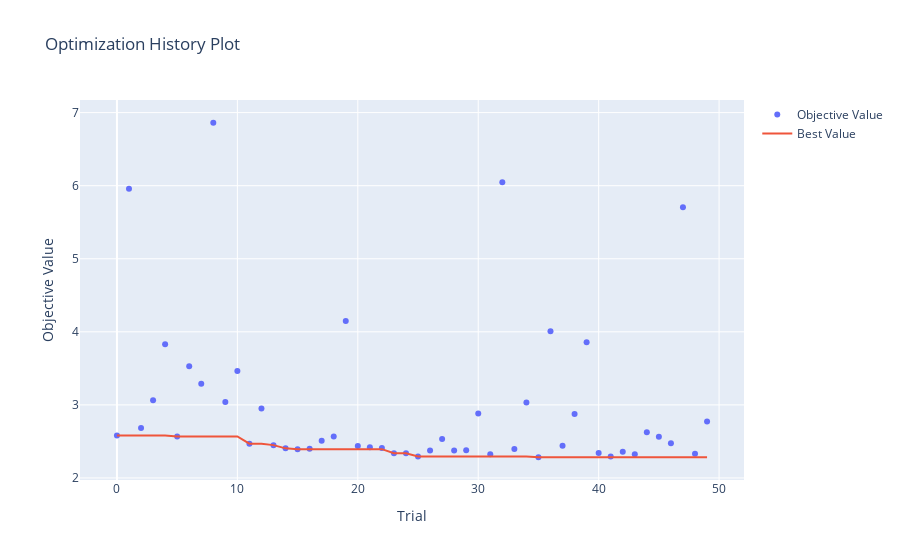
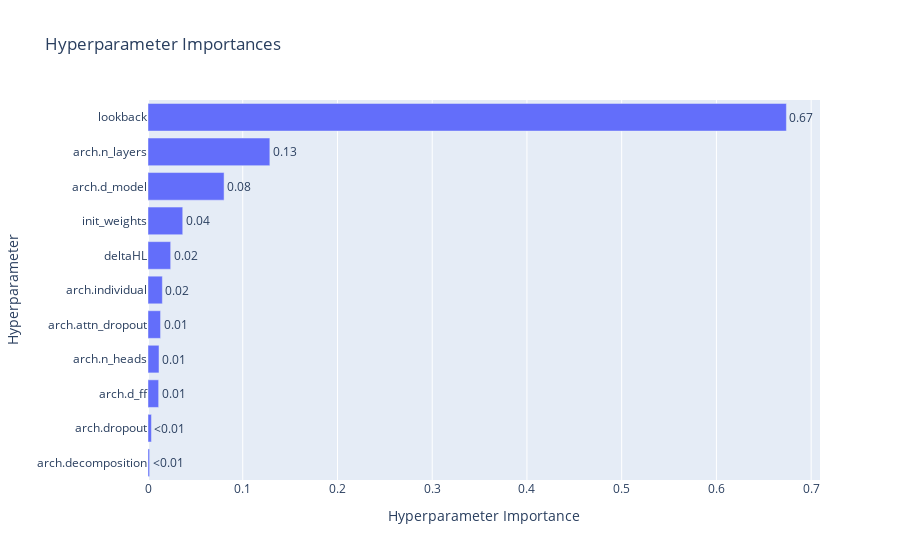
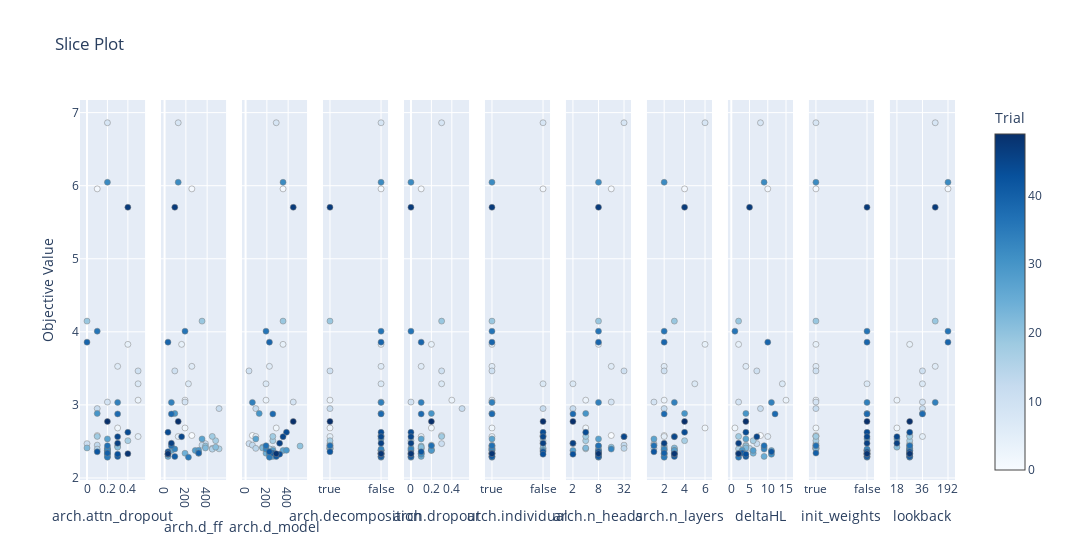
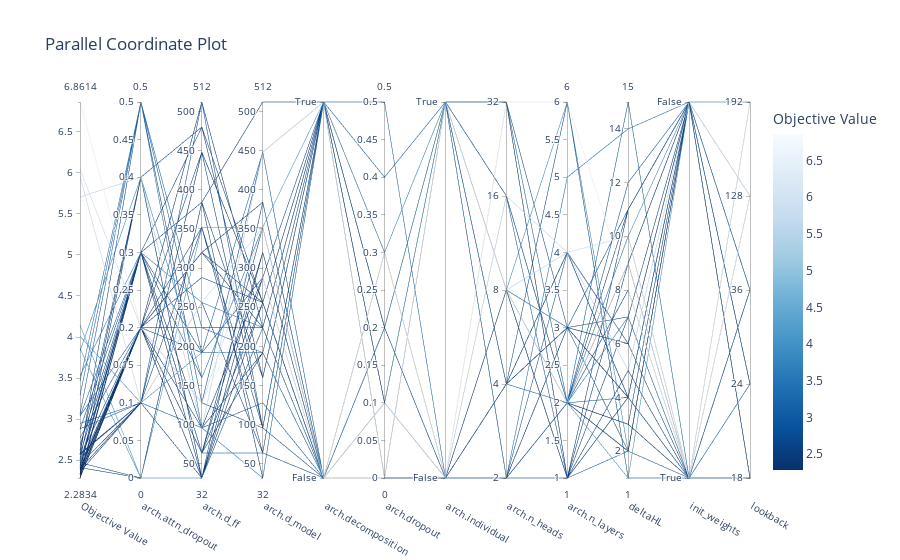

The notebook cell these images were saved under, in order:
### Code cell
obj = create_objective(config.train_nb, config.search_space, 
                       extra_params=config.extra_params, use_wandb=True)
study = run_optuna_study(obj, study_type='bayesian', direction='minimize', path='./tmp',
                 study_name=config.study_name, n_trials=config.n_trials)

### Figure 1 — Plotly figure (JSON) as saved in the notebook; plotly's stock layout.template omitted (floating-point values rounded to 4 significant figures)
{"data": [{"mode": "markers", "name": "Objective Value", "type": "scatter", "x": [0, 1, 2, 3, 4, 5, 6, 7, 8, 9, 10, 11, 12, 13, 14, 15, 16, 17, 18, 19, 20, 21, 22, 23, 24, 25, 26, 27, 28, 29, 30, 31, 32, 33, 34, 35, 36, 37, 38, 39, 40, 41, 42, 43, 44, 45, 46, 47, 48, 49], "y": [2.581, 5.957, 2.684, 3.065, 3.829, 2.567, 3.528, 3.289, 6.861, 3.039, 3.465, 2.47, 2.949, 2.449, 2.405, 2.395, 2.398, 2.51, 2.569, 4.147, 2.437, 2.421, 2.41, 2.337, 2.338, 2.295, 2.376, 2.534, 2.376, 2.377, 2.883, 2.324, 6.047, 2.395, 3.034, 2.283, 4.009, 2.441, 2.876, 3.859, 2.34, 2.294, 2.358, 2.326, 2.625, 2.565, 2.476, 5.705, 2.332, 2.773]}, {"mode": "lines", "name": "Best Value", "type": "scatter", "x": [0, 1, 2, 3, 4, 5, 6, 7, 8, 9, 10, 11, 12, 13, 14, 15, 16, 17, 18, 19, 20, 21, 22, 23, 24, 25, 26, 27, 28, 29, 30, 31, 32, 33, 34, 35, 36, 37, 38, 39, 40, 41, 42, 43, 44, 45, 46, 47, 48, 49], "y": [2.581, 2.581, 2.581, 2.581, 2.581, 2.567, 2.567, 2.567, 2.567, 2.567, 2.567, 2.47, 2.47, 2.449, 2.405, 2.395, 2.395, 2.395, 2.395, 2.395, 2.395, 2.395, 2.395, 2.337, 2.337, 2.295, 2.295, 2.295, 2.295, 2.295, 2.295, 2.295, 2.295, 2.295, 2.295, 2.283, 2.283, 2.283, 2.283, 2.283, 2.283, 2.283, 2.283, 2.283, 2.283, 2.283, 2.283, 2.283, 2.283, 2.283]}, {"marker": {"color": "#cccccc"}, "mode": "markers", "name": "Infeasible Trial", "showlegend": false, "type": "scatter", "x": [], "y": []}], "layout": {"title": {"text": "Optimization History Plot"}, "xaxis": {"title": {"text": "Trial"}}, "yaxis": {"title": {"text": "Objective Value"}}}}

### Figure 2 — Plotly figure (JSON) as saved in the notebook; plotly's stock layout.template omitted (floating-point values rounded to 4 significant figures)
{"data": [{"cliponaxis": false, "hovertemplate": ["arch.decomposition (CategoricalDistribution): 0.0016942870709361678<extra></extra>", "arch.dropout (DiscreteUniformDistribution): 0.0036413999113420266<extra></extra>", "arch.d_ff (IntUniformDistribution): 0.011245864924636868<extra></extra>", "arch.n_heads (CategoricalDistribution): 0.011619422821930127<extra></extra>", "arch.attn_dropout (DiscreteUniformDistribution): 0.013243589364135893<extra></extra>", "arch.individual (CategoricalDistribution): 0.015154257545825868<extra></extra>", "deltaHL (FloatDistribution): 0.023935267664099036<extra></extra>", "init_weights (CategoricalDistribution): 0.03667301168987956<extra></extra>", "arch.d_model (IntUniformDistribution): 0.08030842906240064<extra></extra>", "arch.n_layers (IntUniformDistribution): 0.12861512951994786<extra></extra>", "lookback (CategoricalDistribution): 0.6738693404248659<extra></extra>"], "name": "Objective Value", "orientation": "h", "text": ["<0.01", "<0.01", "0.01", "0.01", "0.01", "0.02", "0.02", "0.04", "0.08", "0.13", "0.67"], "textposition": "outside", "type": "bar", "x": [0.001694, 0.003641, 0.01125, 0.01162, 0.01324, 0.01515, 0.02394, 0.03667, 0.08031, 0.1286, 0.6739], "y": ["arch.decomposition", "arch.dropout", "arch.d_ff", "arch.n_heads", "arch.attn_dropout", "arch.individual", "deltaHL", "init_weights", "arch.d_model", "arch.n_layers", "lookback"]}], "layout": {"title": {"text": "Hyperparameter Importances"}, "xaxis": {"title": {"text": "Hyperparameter Importance"}}, "yaxis": {"title": {"text": "Hyperparameter"}}}}

### Figure 3 — Plotly figure (JSON) as saved in the notebook; plotly's stock layout.template omitted (floating-point values rounded to 4 significant figures)
{"data": [{"marker": {"color": [0, 1, 2, 3, 4, 5, 6, 7, 8, 9, 10, 11, 12, 13, 14, 15, 16, 17, 18, 19, 20, 21, 22, 23, 24, 25, 26, 27, 28, 29, 30, 31, 32, 33, 34, 35, 36, 37, 38, 39, 40, 41, 42, 43, 44, 45, 46, 47, 48, 49], "colorbar": {"title": {"text": "Trial"}, "x": 1, "xpad": 40}, "colorscale": [[0, "rgb(247,251,255)"], [0.125, "rgb(222,235,247)"], [0.25, "rgb(198,219,239)"], [0.375, "rgb(158,202,225)"], [0.5, "rgb(107,174,214)"], [0.625, "rgb(66,146,198)"], [0.75, "rgb(33,113,181)"], [0.875, "rgb(8,81,156)"], [1, "rgb(8,48,107)"]], "line": {"color": "Grey", "width": 0.5}, "showscale": true}, "mode": "markers", "name": "Feasible Trial", "showlegend": false, "type": "scatter", "x": [0.1, 0.1, 0.3, 0.5, 0.4, 0.5, 0.3, 0.5, 0.2, 0.2, 0.5, 0, 0.1, 0.1, 0.2, 0.1, 0.2, 0.4, 0.1, 0, 0.3, 0.3, 0, 0.2, 0.2, 0.2, 0.2, 0.2, 0.2, 0.2, 0.1, 0.2, 0.2, 0.2, 0.3, 0.2, 0.1, 0.2, 0.3, 0, 0.2, 0.3, 0.1, 0.3, 0.4, 0.3, 0.3, 0.4, 0.4, 0.2], "xaxis": "x", "y": [2.581, 5.957, 2.684, 3.065, 3.829, 2.567, 3.528, 3.289, 6.861, 3.039, 3.465, 2.47, 2.949, 2.449, 2.405, 2.395, 2.398, 2.51, 2.569, 4.147, 2.437, 2.421, 2.41, 2.337, 2.338, 2.295, 2.376, 2.534, 2.376, 2.377, 2.883, 2.324, 6.047, 2.395, 3.034, 2.283, 4.009, 2.441, 2.876, 3.859, 2.34, 2.294, 2.358, 2.326, 2.625, 2.565, 2.476, 5.705, 2.332, 2.773], "yaxis": "y"}, {"marker": {"color": [0, 1, 2, 3, 4, 5, 6, 7, 8, 9, 10, 11, 12, 13, 14, 15, 16, 17, 18, 19, 20, 21, 22, 23, 24, 25, 26, 27, 28, 29, 30, 31, 32, 33, 34, 35, 36, 37, 38, 39, 40, 41, 42, 43, 44, 45, 46, 47, 48, 49], "colorbar": {"title": {"text": "Trial"}, "x": 1, "xpad": 40}, "colorscale": [[0, "rgb(247,251,255)"], [0.125, "rgb(222,235,247)"], [0.25, "rgb(198,219,239)"], [0.375, "rgb(158,202,225)"], [0.5, "rgb(107,174,214)"], [0.625, "rgb(66,146,198)"], [0.75, "rgb(33,113,181)"], [0.875, "rgb(8,81,156)"], [1, "rgb(8,48,107)"]], "line": {"color": "Grey", "width": 0.5}, "showscale": false}, "mode": "markers", "name": "Feasible Trial", "showlegend": false, "type": "scatter", "x": [256, 256, 192, 192, 160, 128, 256, 224, 128, 192, 96, 384, 512, 352, 448, 448, 512, 480, 448, 352, 384, 480, 384, 320, 192, 32, 64, 352, 288, 320, 96, 32, 128, 96, 64, 224, 192, 64, 64, 32, 320, 96, 32, 32, 32, 160, 64, 96, 32, 128], "xaxis": "x2", "y": [2.581, 5.957, 2.684, 3.065, 3.829, 2.567, 3.528, 3.289, 6.861, 3.039, 3.465, 2.47, 2.949, 2.449, 2.405, 2.395, 2.398, 2.51, 2.569, 4.147, 2.437, 2.421, 2.41, 2.337, 2.338, 2.295, 2.376, 2.534, 2.376, 2.377, 2.883, 2.324, 6.047, 2.395, 3.034, 2.283, 4.009, 2.441, 2.876, 3.859, 2.34, 2.294, 2.358, 2.326, 2.625, 2.565, 2.476, 5.705, 2.332, 2.773], "yaxis": "y2"}, {"marker": {"color": [0, 1, 2, 3, 4, 5, 6, 7, 8, 9, 10, 11, 12, 13, 14, 15, 16, 17, 18, 19, 20, 21, 22, 23, 24, 25, 26, 27, 28, 29, 30, 31, 32, 33, 34, 35, 36, 37, 38, 39, 40, 41, 42, 43, 44, 45, 46, 47, 48, 49], "colorbar": {"title": {"text": "Trial"}, "x": 1, "xpad": 40}, "colorscale": [[0, "rgb(247,251,255)"], [0.125, "rgb(222,235,247)"], [0.25, "rgb(198,219,239)"], [0.375, "rgb(158,202,225)"], [0.5, "rgb(107,174,214)"], [0.625, "rgb(66,146,198)"], [0.75, "rgb(33,113,181)"], [0.875, "rgb(8,81,156)"], [1, "rgb(8,48,107)"]], "line": {"color": "Grey", "width": 0.5}, "showscale": false}, "mode": "markers", "name": "Feasible Trial", "showlegend": false, "type": "scatter", "x": [64, 352, 288, 192, 352, 96, 224, 192, 288, 448, 32, 32, 96, 64, 96, 256, 224, 256, 256, 352, 512, 160, 160, 224, 192, 256, 352, 96, 256, 384, 128, 224, 352, 192, 64, 224, 192, 192, 256, 224, 256, 288, 224, 320, 384, 352, 320, 448, 288, 448], "xaxis": "x3", "y": [2.581, 5.957, 2.684, 3.065, 3.829, 2.567, 3.528, 3.289, 6.861, 3.039, 3.465, 2.47, 2.949, 2.449, 2.405, 2.395, 2.398, 2.51, 2.569, 4.147, 2.437, 2.421, 2.41, 2.337, 2.338, 2.295, 2.376, 2.534, 2.376, 2.377, 2.883, 2.324, 6.047, 2.395, 3.034, 2.283, 4.009, 2.441, 2.876, 3.859, 2.34, 2.294, 2.358, 2.326, 2.625, 2.565, 2.476, 5.705, 2.332, 2.773], "yaxis": "y3"}, {"marker": {"color": [0, 1, 2, 3, 4, 5, 6, 7, 8, 9, 10, 11, 12, 13, 14, 15, 16, 17, 18, 19, 20, 21, 22, 23, 24, 25, 26, 27, 28, 29, 30, 31, 32, 33, 34, 35, 36, 37, 38, 39, 40, 41, 42, 43, 44, 45, 46, 47, 48, 49], "colorbar": {"title": {"text": "Trial"}, "x": 1, "xpad": 40}, "colorscale": [[0, "rgb(247,251,255)"], [0.125, "rgb(222,235,247)"], [0.25, "rgb(198,219,239)"], [0.375, "rgb(158,202,225)"], [0.5, "rgb(107,174,214)"], [0.625, "rgb(66,146,198)"], [0.75, "rgb(33,113,181)"], [0.875, "rgb(8,81,156)"], [1, "rgb(8,48,107)"]], "line": {"color": "Grey", "width": 0.5}, "showscale": false}, "mode": "markers", "name": "Feasible Trial", "showlegend": false, "type": "scatter", "x": [false, false, true, true, false, true, false, false, false, false, true, true, true, true, true, true, true, true, false, true, true, true, true, false, false, false, false, false, false, false, false, false, false, false, false, false, false, true, false, false, false, false, true, false, false, false, false, true, false, true], "xaxis": "x4", "y": [2.581, 5.957, 2.684, 3.065, 3.829, 2.567, 3.528, 3.289, 6.861, 3.039, 3.465, 2.47, 2.949, 2.449, 2.405, 2.395, 2.398, 2.51, 2.569, 4.147, 2.437, 2.421, 2.41, 2.337, 2.338, 2.295, 2.376, 2.534, 2.376, 2.377, 2.883, 2.324, 6.047, 2.395, 3.034, 2.283, 4.009, 2.441, 2.876, 3.859, 2.34, 2.294, 2.358, 2.326, 2.625, 2.565, 2.476, 5.705, 2.332, 2.773], "yaxis": "y4"}, {"marker": {"color": [0, 1, 2, 3, 4, 5, 6, 7, 8, 9, 10, 11, 12, 13, 14, 15, 16, 17, 18, 19, 20, 21, 22, 23, 24, 25, 26, 27, 28, 29, 30, 31, 32, 33, 34, 35, 36, 37, 38, 39, 40, 41, 42, 43, 44, 45, 46, 47, 48, 49], "colorbar": {"title": {"text": "Trial"}, "x": 1, "xpad": 40}, "colorscale": [[0, "rgb(247,251,255)"], [0.125, "rgb(222,235,247)"], [0.25, "rgb(198,219,239)"], [0.375, "rgb(158,202,225)"], [0.5, "rgb(107,174,214)"], [0.625, "rgb(66,146,198)"], [0.75, "rgb(33,113,181)"], [0.875, "rgb(8,81,156)"], [1, "rgb(8,48,107)"]], "line": {"color": "Grey", "width": 0.5}, "showscale": false}, "mode": "markers", "name": "Feasible Trial", "showlegend": false, "type": "scatter", "x": [0.3, 0.1, 0.2, 0.4, 0.2, 0.1, 0.1, 0.3, 0.3, 0, 0.3, 0.3, 0.5, 0.2, 0.1, 0.2, 0.1, 0, 0.3, 0.3, 0.1, 0.1, 0, 0.1, 0.1, 0.1, 0.2, 0.1, 0, 0.2, 0.2, 0.1, 0, 0, 0.1, 0, 0, 0.2, 0.1, 0.1, 0, 0, 0.1, 0, 0, 0, 0, 0, 0, 0.2], "xaxis": "x5", "y": [2.581, 5.957, 2.684, 3.065, 3.829, 2.567, 3.528, 3.289, 6.861, 3.039, 3.465, 2.47, 2.949, 2.449, 2.405, 2.395, 2.398, 2.51, 2.569, 4.147, 2.437, 2.421, 2.41, 2.337, 2.338, 2.295, 2.376, 2.534, 2.376, 2.377, 2.883, 2.324, 6.047, 2.395, 3.034, 2.283, 4.009, 2.441, 2.876, 3.859, 2.34, 2.294, 2.358, 2.326, 2.625, 2.565, 2.476, 5.705, 2.332, 2.773], "yaxis": "y5"}, {"marker": {"color": [0, 1, 2, 3, 4, 5, 6, 7, 8, 9, 10, 11, 12, 13, 14, 15, 16, 17, 18, 19, 20, 21, 22, 23, 24, 25, 26, 27, 28, 29, 30, 31, 32, 33, 34, 35, 36, 37, 38, 39, 40, 41, 42, 43, 44, 45, 46, 47, 48, 49], "colorbar": {"title": {"text": "Trial"}, "x": 1, "xpad": 40}, "colorscale": [[0, "rgb(247,251,255)"], [0.125, "rgb(222,235,247)"], [0.25, "rgb(198,219,239)"], [0.375, "rgb(158,202,225)"], [0.5, "rgb(107,174,214)"], [0.625, "rgb(66,146,198)"], [0.75, "rgb(33,113,181)"], [0.875, "rgb(8,81,156)"], [1, "rgb(8,48,107)"]], "line": {"color": "Grey", "width": 0.5}, "showscale": false}, "mode": "markers", "name": "Feasible Trial", "showlegend": false, "type": "scatter", "x": [false, false, true, true, true, true, true, false, false, true, true, false, false, true, true, true, false, false, false, true, true, true, false, true, true, true, true, true, true, false, true, true, true, true, true, true, true, true, true, true, true, true, false, false, false, false, false, true, true, false], "xaxis": "x6", "y": [2.581, 5.957, 2.684, 3.065, 3.829, 2.567, 3.528, 3.289, 6.861, 3.039, 3.465, 2.47, 2.949, 2.449, 2.405, 2.395, 2.398, 2.51, 2.569, 4.147, 2.437, 2.421, 2.41, 2.337, 2.338, 2.295, 2.376, 2.534, 2.376, 2.377, 2.883, 2.324, 6.047, 2.395, 3.034, 2.283, 4.009, 2.441, 2.876, 3.859, 2.34, 2.294, 2.358, 2.326, 2.625, 2.565, 2.476, 5.705, 2.332, 2.773], "yaxis": "y6"}, {"marker": {"color": [0, 1, 2, 3, 4, 5, 6, 7, 8, 9, 10, 11, 12, 13, 14, 15, 16, 17, 18, 19, 20, 21, 22, 23, 24, 25, 26, 27, 28, 29, 30, 31, 32, 33, 34, 35, 36, 37, 38, 39, 40, 41, 42, 43, 44, 45, 46, 47, 48, 49], "colorbar": {"title": {"text": "Trial"}, "x": 1, "xpad": 40}, "colorscale": [[0, "rgb(247,251,255)"], [0.125, "rgb(222,235,247)"], [0.25, "rgb(198,219,239)"], [0.375, "rgb(158,202,225)"], [0.5, "rgb(107,174,214)"], [0.625, "rgb(66,146,198)"], [0.75, "rgb(33,113,181)"], [0.875, "rgb(8,81,156)"], [1, "rgb(8,48,107)"]], "line": {"color": "Grey", "width": 0.5}, "showscale": false}, "mode": "markers", "name": "Feasible Trial", "showlegend": false, "type": "scatter", "x": [16, 16, 4, 4, 8, 32, 16, 2, 32, 16, 32, 2, 2, 32, 32, 8, 4, 4, 4, 8, 8, 16, 4, 8, 8, 8, 8, 8, 2, 8, 4, 8, 8, 16, 8, 8, 8, 8, 2, 8, 8, 8, 8, 2, 4, 32, 2, 8, 8, 2], "xaxis": "x7", "y": [2.581, 5.957, 2.684, 3.065, 3.829, 2.567, 3.528, 3.289, 6.861, 3.039, 3.465, 2.47, 2.949, 2.449, 2.405, 2.395, 2.398, 2.51, 2.569, 4.147, 2.437, 2.421, 2.41, 2.337, 2.338, 2.295, 2.376, 2.534, 2.376, 2.377, 2.883, 2.324, 6.047, 2.395, 3.034, 2.283, 4.009, 2.441, 2.876, 3.859, 2.34, 2.294, 2.358, 2.326, 2.625, 2.565, 2.476, 5.705, 2.332, 2.773], "yaxis": "y7"}, {"marker": {"color": [0, 1, 2, 3, 4, 5, 6, 7, 8, 9, 10, 11, 12, 13, 14, 15, 16, 17, 18, 19, 20, 21, 22, 23, 24, 25, 26, 27, 28, 29, 30, 31, 32, 33, 34, 35, 36, 37, 38, 39, 40, 41, 42, 43, 44, 45, 46, 47, 48, 49], "colorbar": {"title": {"text": "Trial"}, "x": 1, "xpad": 40}, "colorscale": [[0, "rgb(247,251,255)"], [0.125, "rgb(222,235,247)"], [0.25, "rgb(198,219,239)"], [0.375, "rgb(158,202,225)"], [0.5, "rgb(107,174,214)"], [0.625, "rgb(66,146,198)"], [0.75, "rgb(33,113,181)"], [0.875, "rgb(8,81,156)"], [1, "rgb(8,48,107)"]], "line": {"color": "Grey", "width": 0.5}, "showscale": false}, "mode": "markers", "name": "Feasible Trial", "showlegend": false, "type": "scatter", "x": [2, 4, 6, 2, 6, 2, 2, 5, 6, 1, 2, 1, 2, 1, 1, 2, 3, 4, 3, 3, 2, 2, 3, 2, 3, 2, 3, 1, 3, 2, 4, 2, 2, 2, 3, 2, 2, 1, 2, 2, 2, 3, 1, 3, 4, 3, 2, 4, 3, 4], "xaxis": "x8", "y": [2.581, 5.957, 2.684, 3.065, 3.829, 2.567, 3.528, 3.289, 6.861, 3.039, 3.465, 2.47, 2.949, 2.449, 2.405, 2.395, 2.398, 2.51, 2.569, 4.147, 2.437, 2.421, 2.41, 2.337, 2.338, 2.295, 2.376, 2.534, 2.376, 2.377, 2.883, 2.324, 6.047, 2.395, 3.034, 2.283, 4.009, 2.441, 2.876, 3.859, 2.34, 2.294, 2.358, 2.326, 2.625, 2.565, 2.476, 5.705, 2.332, 2.773], "yaxis": "y8"}, {"marker": {"color": [0, 1, 2, 3, 4, 5, 6, 7, 8, 9, 10, 11, 12, 13, 14, 15, 16, 17, 18, 19, 20, 21, 22, 23, 24, 25, 26, 27, 28, 29, 30, 31, 32, 33, 34, 35, 36, 37, 38, 39, 40, 41, 42, 43, 44, 45, 46, 47, 48, 49], "colorbar": {"title": {"text": "Trial"}, "x": 1, "xpad": 40}, "colorscale": [[0, "rgb(247,251,255)"], [0.125, "rgb(222,235,247)"], [0.25, "rgb(198,219,239)"], [0.375, "rgb(158,202,225)"], [0.5, "rgb(107,174,214)"], [0.625, "rgb(66,146,198)"], [0.75, "rgb(33,113,181)"], [0.875, "rgb(8,81,156)"], [1, "rgb(8,48,107)"]], "line": {"color": "Grey", "width": 0.5}, "showscale": false}, "mode": "markers", "name": "Feasible Trial", "showlegend": false, "type": "scatter", "x": [8, 10, 1, 15, 2, 10, 4, 14, 8, 2, 7, 7, 8, 4, 5, 3, 2, 6, 2, 2, 4, 9, 4, 2, 6, 9, 11, 4, 6, 3, 4, 11, 9, 9, 11, 2, 1, 9, 12, 10, 3, 4, 11, 4, 4, 7, 2, 5, 2, 4], "xaxis": "x9", "y": [2.581, 5.957, 2.684, 3.065, 3.829, 2.567, 3.528, 3.289, 6.861, 3.039, 3.465, 2.47, 2.949, 2.449, 2.405, 2.395, 2.398, 2.51, 2.569, 4.147, 2.437, 2.421, 2.41, 2.337, 2.338, 2.295, 2.376, 2.534, 2.376, 2.377, 2.883, 2.324, 6.047, 2.395, 3.034, 2.283, 4.009, 2.441, 2.876, 3.859, 2.34, 2.294, 2.358, 2.326, 2.625, 2.565, 2.476, 5.705, 2.332, 2.773], "yaxis": "y9"}, {"marker": {"color": [0, 1, 2, 3, 4, 5, 6, 7, 8, 9, 10, 11, 12, 13, 14, 15, 16, 17, 18, 19, 20, 21, 22, 23, 24, 25, 26, 27, 28, 29, 30, 31, 32, 33, 34, 35, 36, 37, 38, 39, 40, 41, 42, 43, 44, 45, 46, 47, 48, 49], "colorbar": {"title": {"text": "Trial"}, "x": 1, "xpad": 40}, "colorscale": [[0, "rgb(247,251,255)"], [0.125, "rgb(222,235,247)"], [0.25, "rgb(198,219,239)"], [0.375, "rgb(158,202,225)"], [0.5, "rgb(107,174,214)"], [0.625, "rgb(66,146,198)"], [0.75, "rgb(33,113,181)"], [0.875, "rgb(8,81,156)"], [1, "rgb(8,48,107)"]], "line": {"color": "Grey", "width": 0.5}, "showscale": false}, "mode": "markers", "name": "Feasible Trial", "showlegend": false, "type": "scatter", "x": [true, true, true, true, true, true, true, false, true, true, true, true, true, true, true, true, true, true, true, true, true, true, true, false, false, false, false, false, false, false, false, false, true, false, false, false, false, true, false, false, true, false, false, false, false, false, false, false, false, false], "xaxis": "x10", "y": [2.581, 5.957, 2.684, 3.065, 3.829, 2.567, 3.528, 3.289, 6.861, 3.039, 3.465, 2.47, 2.949, 2.449, 2.405, 2.395, 2.398, 2.51, 2.569, 4.147, 2.437, 2.421, 2.41, 2.337, 2.338, 2.295, 2.376, 2.534, 2.376, 2.377, 2.883, 2.324, 6.047, 2.395, 3.034, 2.283, 4.009, 2.441, 2.876, 3.859, 2.34, 2.294, 2.358, 2.326, 2.625, 2.565, 2.476, 5.705, 2.332, 2.773], "yaxis": "y10"}, {"marker": {"color": [0, 1, 2, 3, 4, 5, 6, 7, 8, 9, 10, 11, 12, 13, 14, 15, 16, 17, 18, 19, 20, 21, 22, 23, 24, 25, 26, 27, 28, 29, 30, 31, 32, 33, 34, 35, 36, 37, 38, 39, 40, 41, 42, 43, 44, 45, 46, 47, 48, 49], "colorbar": {"title": {"text": "Trial"}, "x": 1, "xpad": 40}, "colorscale": [[0, "rgb(247,251,255)"], [0.125, "rgb(222,235,247)"], [0.25, "rgb(198,219,239)"], [0.375, "rgb(158,202,225)"], [0.5, "rgb(107,174,214)"], [0.625, "rgb(66,146,198)"], [0.75, "rgb(33,113,181)"], [0.875, "rgb(8,81,156)"], [1, "rgb(8,48,107)"]], "line": {"color": "Grey", "width": 0.5}, "showscale": false}, "mode": "markers", "name": "Feasible Trial", "showlegend": false, "type": "scatter", "x": [24, 192, 18, 18, 24, 36, 128, 36, 128, 36, 36, 24, 36, 24, 24, 24, 24, 24, 24, 128, 24, 18, 24, 24, 24, 24, 24, 18, 24, 24, 36, 24, 192, 24, 128, 24, 192, 24, 36, 192, 24, 24, 24, 24, 24, 18, 18, 128, 24, 24], "xaxis": "x11", "y": [2.581, 5.957, 2.684, 3.065, 3.829, 2.567, 3.528, 3.289, 6.861, 3.039, 3.465, 2.47, 2.949, 2.449, 2.405, 2.395, 2.398, 2.51, 2.569, 4.147, 2.437, 2.421, 2.41, 2.337, 2.338, 2.295, 2.376, 2.534, 2.376, 2.377, 2.883, 2.324, 6.047, 2.395, 3.034, 2.283, 4.009, 2.441, 2.876, 3.859, 2.34, 2.294, 2.358, 2.326, 2.625, 2.565, 2.476, 5.705, 2.332, 2.773], "yaxis": "y11"}], "layout": {"title": {"text": "Slice Plot"}, "width": 3300, "xaxis": {"anchor": "y", "domain": [0, 0.07438], "title": {"text": "arch.attn_dropout"}}, "xaxis10": {"anchor": "y10", "categoryarray": [true, false], "categoryorder": "array", "domain": [0.8331, 0.9074], "title": {"text": "init_weights"}, "type": "category"}, "xaxis11": {"anchor": "y11", "categoryarray": [18, 24, 36, 128, 192], "categoryorder": "array", "domain": [0.9256, 1.0], "title": {"text": "lookback"}, "type": "category"}, "xaxis2": {"anchor": "y2", "domain": [0.09256, 0.1669], "title": {"text": "arch.d_ff"}}, "xaxis3": {"anchor": "y3", "domain": [0.1851, 0.2595], "title": {"text": "arch.d_model"}}, "xaxis4": {"anchor": "y4", "categoryarray": [true, false], "categoryorder": "array", "domain": [0.2777, 0.3521], "title": {"text": "arch.decomposition"}, "type": "category"}, "xaxis5": {"anchor": "y5", "domain": [0.3702, 0.4446], "title": {"text": "arch.dropout"}}, "xaxis6": {"anchor": "y6", "categoryarray": [true, false], "categoryorder": "array", "domain": [0.4628, 0.5372], "title": {"text": "arch.individual"}, "type": "category"}, "xaxis7": {"anchor": "y7", "categoryarray": [2, 4, 8, 16, 32], "categoryorder": "array", "domain": [0.5554, 0.6298], "title": {"text": "arch.n_heads"}, "type": "category"}, "xaxis8": {"anchor": "y8", "domain": [0.6479, 0.7223], "title": {"text": "arch.n_layers"}}, "xaxis9": {"anchor": "y9", "domain": [0.7405, 0.8149], "title": {"text": "deltaHL"}}, "yaxis": {"anchor": "x", "domain": [0, 1], "title": {"text": "Objective Value"}}, "yaxis10": {"anchor": "x10", "domain": [0, 1], "matches": "y", "showticklabels": false}, "yaxis11": {"anchor": "x11", "domain": [0, 1], "matches": "y", "showticklabels": false}, "yaxis2": {"anchor": "x2", "domain": [0, 1], "matches": "y", "showticklabels": false}, "yaxis3": {"anchor": "x3", "domain": [0, 1], "matches": "y", "showticklabels": false}, "yaxis4": {"anchor": "x4", "domain": [0, 1], "matches": "y", "showticklabels": false}, "yaxis5": {"anchor": "x5", "domain": [0, 1], "matches": "y", "showticklabels": false}, "yaxis6": {"anchor": "x6", "domain": [0, 1], "matches": "y", "showticklabels": false}, "yaxis7": {"anchor": "x7", "domain": [0, 1], "matches": "y", "showticklabels": false}, "yaxis8": {"anchor": "x8", "domain": [0, 1], "matches": "y", "showticklabels": false}, "yaxis9": {"anchor": "x9", "domain": [0, 1], "matches": "y", "showticklabels": false}}}

### Figure 4 — Plotly figure (JSON) as saved in the notebook; plotly's stock layout.template omitted (floating-point values rounded to 4 significant figures)
{"data": [{"dimensions": [{"label": "Objective Value", "range": [2.283, 6.861], "values": [2.476, 2.47, 2.376, 2.326, 2.773, 3.289, 2.949, 2.876, 2.684, 3.065, 2.398, 2.51, 2.569, 2.41, 2.625, 2.883, 2.534, 3.829, 2.395, 2.437, 2.337, 2.338, 2.295, 2.376, 2.377, 2.324, 2.283, 2.441, 2.34, 2.294, 2.358, 2.332, 4.147, 3.034, 5.705, 6.047, 4.009, 3.859, 2.421, 2.581, 2.395, 3.039, 3.528, 5.957, 2.565, 2.449, 2.405, 2.567, 3.465, 6.861]}, {"label": "arch.attn_dropout", "range": [0, 0.5], "values": [0.3, 0, 0.2, 0.3, 0.2, 0.5, 0.1, 0.3, 0.3, 0.5, 0.2, 0.4, 0.1, 0, 0.4, 0.1, 0.2, 0.4, 0.1, 0.3, 0.2, 0.2, 0.2, 0.2, 0.2, 0.2, 0.2, 0.2, 0.2, 0.3, 0.1, 0.4, 0, 0.3, 0.4, 0.2, 0.1, 0, 0.3, 0.1, 0.2, 0.2, 0.3, 0.1, 0.3, 0.1, 0.2, 0.5, 0.5, 0.2]}, {"label": "arch.d_ff", "range": [32, 512], "values": [64, 384, 288, 32, 128, 224, 512, 64, 192, 192, 512, 480, 448, 384, 32, 96, 352, 160, 448, 384, 320, 192, 32, 64, 320, 32, 224, 64, 320, 96, 32, 32, 352, 64, 96, 128, 192, 32, 480, 256, 96, 192, 256, 256, 160, 352, 448, 128, 96, 128]}, {"label": "arch.d_model", "range": [32, 512], "values": [320, 32, 256, 320, 448, 192, 96, 256, 288, 192, 224, 256, 256, 160, 384, 128, 96, 352, 256, 512, 224, 192, 256, 352, 384, 224, 224, 192, 256, 288, 224, 288, 352, 64, 448, 352, 192, 224, 160, 64, 192, 448, 224, 352, 352, 64, 96, 96, 32, 288]}, {"label": "arch.decomposition", "range": [0, 1], "ticktext": ["False", "True"], "tickvals": [0, 1], "values": [0, 1, 0, 0, 1, 0, 1, 0, 1, 1, 1, 1, 0, 1, 0, 0, 0, 0, 1, 1, 0, 0, 0, 0, 0, 0, 0, 1, 0, 0, 1, 0, 1, 0, 1, 0, 0, 0, 1, 0, 0, 0, 0, 0, 0, 1, 1, 1, 1, 0]}, {"label": "arch.dropout", "range": [0, 0.5], "values": [0, 0.3, 0, 0, 0.2, 0.3, 0.5, 0.1, 0.2, 0.4, 0.1, 0, 0.3, 0, 0, 0.2, 0.1, 0.2, 0.2, 0.1, 0.1, 0.1, 0.1, 0.2, 0.2, 0.1, 0, 0.2, 0, 0, 0.1, 0, 0.3, 0.1, 0, 0, 0, 0.1, 0.1, 0.3, 0, 0, 0.1, 0.1, 0, 0.2, 0.1, 0.1, 0.3, 0.3]}, {"label": "arch.individual", "range": [0, 1], "ticktext": ["False", "True"], "tickvals": [0, 1], "values": [0, 0, 1, 0, 0, 0, 0, 1, 1, 1, 0, 0, 0, 0, 0, 1, 1, 1, 1, 1, 1, 1, 1, 1, 0, 1, 1, 1, 1, 1, 0, 1, 1, 1, 1, 1, 1, 1, 1, 0, 1, 1, 1, 0, 0, 1, 1, 1, 1, 0]}, {"label": "arch.n_heads", "range": [0, 4], "ticktext": ["2", "4", "8", "16", "32"], "tickvals": [0, 1, 2, 3, 4], "values": [0, 0, 0, 0, 0, 0, 0, 0, 1, 1, 1, 1, 1, 1, 1, 1, 2, 2, 2, 2, 2, 2, 2, 2, 2, 2, 2, 2, 2, 2, 2, 2, 2, 2, 2, 2, 2, 2, 3, 3, 3, 3, 3, 3, 4, 4, 4, 4, 4, 4]}, {"label": "arch.n_layers", "range": [1, 6], "values": [2, 1, 3, 3, 4, 5, 2, 2, 6, 2, 3, 4, 3, 3, 4, 4, 1, 6, 2, 2, 2, 3, 2, 3, 2, 2, 2, 1, 2, 3, 1, 3, 3, 3, 4, 2, 2, 2, 2, 2, 2, 1, 2, 4, 3, 1, 1, 2, 2, 6]}, {"label": "deltaHL", "range": [1, 15], "values": [2, 7, 6, 4, 4, 14, 8, 12, 1, 15, 2, 6, 2, 4, 4, 4, 4, 2, 3, 4, 2, 6, 9, 11, 3, 11, 2, 9, 3, 4, 11, 2, 2, 11, 5, 9, 1, 10, 9, 8, 9, 2, 4, 10, 7, 4, 5, 10, 7, 8]}, {"label": "init_weights", "range": [0, 1], "ticktext": ["True", "False"], "tickvals": [0, 1], "values": [1, 0, 1, 1, 1, 1, 0, 1, 0, 0, 0, 0, 0, 0, 1, 1, 1, 0, 0, 0, 1, 1, 1, 1, 1, 1, 1, 0, 0, 1, 1, 1, 0, 1, 1, 0, 1, 1, 0, 0, 1, 0, 0, 0, 1, 0, 0, 0, 0, 0]}, {"label": "lookback", "range": [0, 4], "ticktext": ["18", "24", "36", "128", "192"], "tickvals": [0, 1, 2, 3, 4], "values": [0, 1, 1, 1, 1, 2, 2, 2, 0, 0, 1, 1, 1, 1, 1, 2, 0, 1, 1, 1, 1, 1, 1, 1, 1, 1, 1, 1, 1, 1, 1, 1, 3, 3, 3, 4, 4, 4, 0, 1, 1, 2, 3, 4, 0, 1, 1, 2, 2, 3]}], "labelangle": 30, "labelside": "bottom", "line": {"color": [2.476, 2.47, 2.376, 2.326, 2.773, 3.289, 2.949, 2.876, 2.684, 3.065, 2.398, 2.51, 2.569, 2.41, 2.625, 2.883, 2.534, 3.829, 2.395, 2.437, 2.337, 2.338, 2.295, 2.376, 2.377, 2.324, 2.283, 2.441, 2.34, 2.294, 2.358, 2.332, 4.147, 3.034, 5.705, 6.047, 4.009, 3.859, 2.421, 2.581, 2.395, 3.039, 3.528, 5.957, 2.565, 2.449, 2.405, 2.567, 3.465, 6.861], "colorbar": {"title": {"text": "Objective Value"}}, "colorscale": [[0, "rgb(247,251,255)"], [0.125, "rgb(222,235,247)"], [0.25, "rgb(198,219,239)"], [0.375, "rgb(158,202,225)"], [0.5, "rgb(107,174,214)"], [0.625, "rgb(66,146,198)"], [0.75, "rgb(33,113,181)"], [0.875, "rgb(8,81,156)"], [1, "rgb(8,48,107)"]], "reversescale": true, "showscale": true}, "type": "parcoords"}], "layout": {"title": {"text": "Parallel Coordinate Plot"}}}
